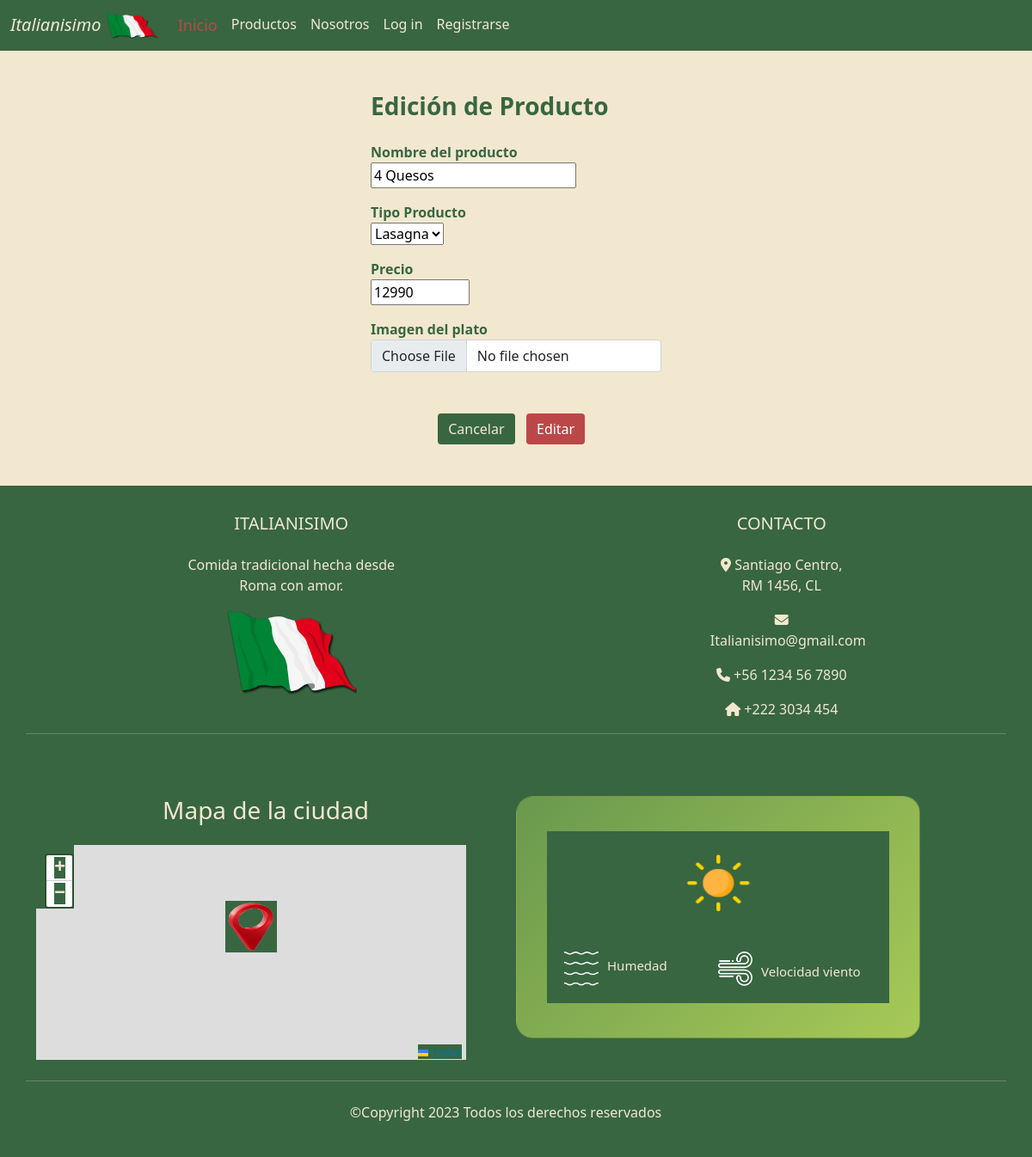
Before: /crud/producto_edit/6/ with the older database file.
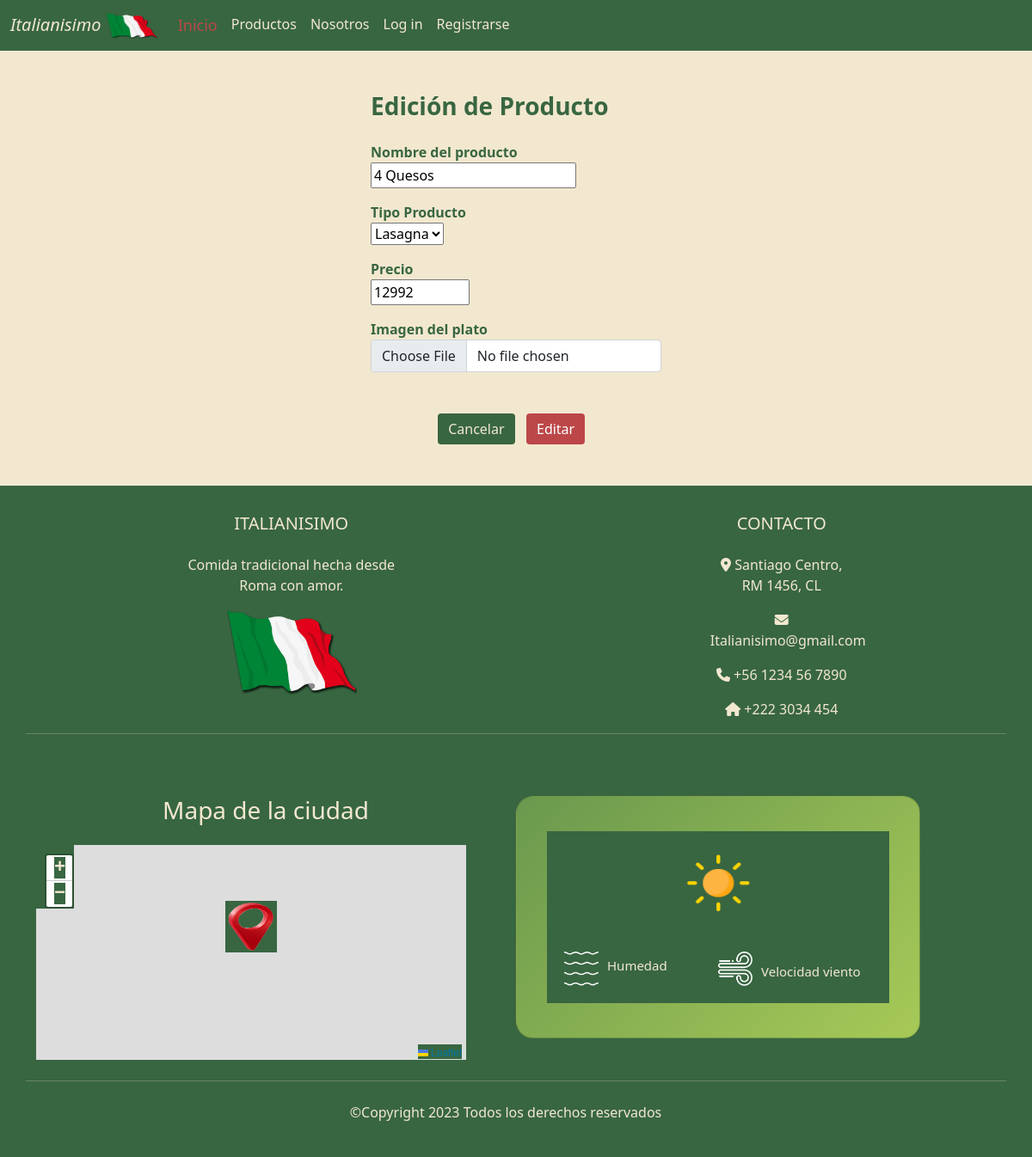
After: the same page with the newer database file.
### crud/models.py (models this page shows, shortened)
class Producto(models.Model):
    idProducto = models.AutoField(primary_key=True,verbose_name='Código Producto')
    nombreProducto = models.CharField(verbose_name='Nombre Producto',max_length=30)
    precioProducto = models.IntegerField(verbose_name='Precio')
    imagenProducto = models.ImageField(verbose_name='Imagen',upload_to='productos', null=True,blank=True)
    tipoProducto = models.ForeignKey(TipoProducto,verbose_name='Código Tipo Producto',on_delete=models.CASCADE)
    created_at = models.DateTimeField(verbose_name='Fecha registro',auto_now_add=True)
    updated_at = models.DateTimeField(verbose_name='Fecha actualización',auto_now=True)
    class Meta:
        verbose_name = 'producto'
        verbose_name_plural = 'productos'
        ordering = ['idProducto','nombreProducto']

### crud/views.py (the view, shortened to what this page needs)
# urls.py: path('producto_edit/<idProducto>/', producto_edit, name='producto_edit'),
def producto_edit(request, idProducto):
    producto = get_object_or_404(Producto, idProducto=idProducto)
    data = {
        'form':ProductoForm(instance=producto)
    }
    return render(request,'crud/producto_edit.html',data)

### crud/forms.py (shortened to what this page needs)
class ProductoForm(forms.ModelForm):
    nombreProducto = forms.CharField(min_length=5, max_length=20)
    precioProducto = forms.IntegerField(min_value=3990, max_value=19990)
    class Meta:
        model = Producto
        fields = '__all__'
        widgets = {
            'idProducto':forms.TextInput(attrs={'class':'form-control'}),
            'nombreProducto':forms.TextInput(attrs={'class':'form-control'}),
            'precioProducto':forms.TextInput(attrs={'class':'form-control','type':'number'}),
            'imagenProducto':forms.FileInput(attrs={'class':'form-control'}),
            'TipoProducto':forms.Select(attrs={'class':'form-control'})
        }

### crud/models.py (called while the page is built)
    def __str__(self) -> str:
        return self.nombreTP

### crud/templates/crud/producto_edit.html (shortened to what this page needs)
{% extends 'core/base.html' %}
{% load static %}
{% block first_content %}
{% include "core/navbar.html" %}
<section id="section" class="justify-content-center">
    <div class="row">
        <form action="" method="post" class="mt-5" enctype="multipart/form-data">
            <h3 class="fw-bold">Edición de Producto</h3>
            <div class="form-group mt-4">
                <label for="nombre" class="fw-bold">Nombre del producto</label>
                <div class="input-group">
                    {{ form.nombreProducto }}
                </div>
            </div>
            <div class="form-group mt-3">
                <label for="producto" class="fw-bold">Tipo Producto</label>
                <div class="input-group">
                    {{ form.tipoProducto }}
                </div>
            </div>
            <div class="form-group mt-3">
                <label for="categoria" class="fw-bold">Precio</label>
                <div class="input-group">
                    {{ form.precioProducto }}
                </div>
            </div>
            <div class="form-group mt-3">
                <label for="imagen" class="fw-bold">Imagen del plato</label>
                <div class="input-group">
                    {{ form.imagenProducto }}
                </div>
            </div>
            <div class="d-flex justify-content-center mt-5 mb-5">
                <div class="row">
                    <div class="col-6"><input type="reset" value="Cancelar" class="btn btn-secondary" id="btnContextoEventos"></div>
                    <div class="col-6"><input type="submit" value="Editar" class="btn btn-primary" id="btnReloj"></div>
                </div>
            </div>
        </form>
    </div>
</section>
{% endblock %}

Changed rows visible on the page:
changed Producto "4 Quesos": precioProducto "12990" → "12992"
